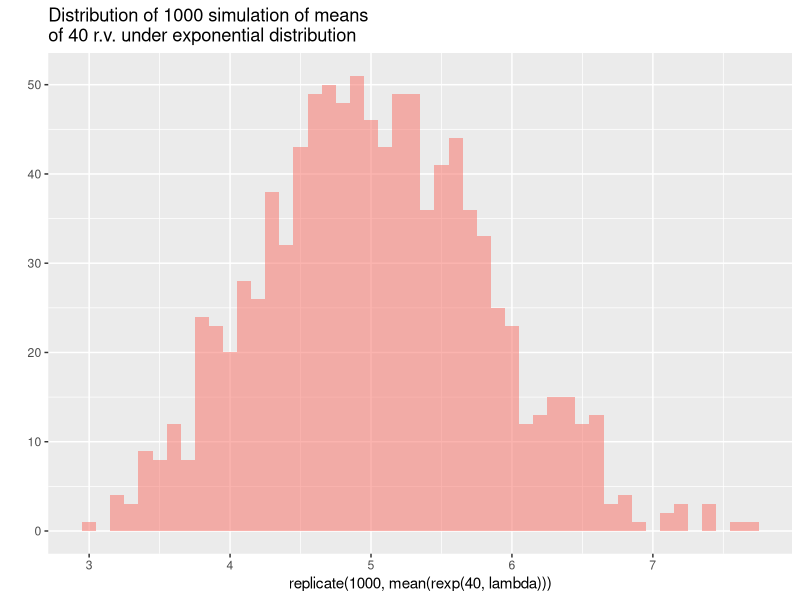
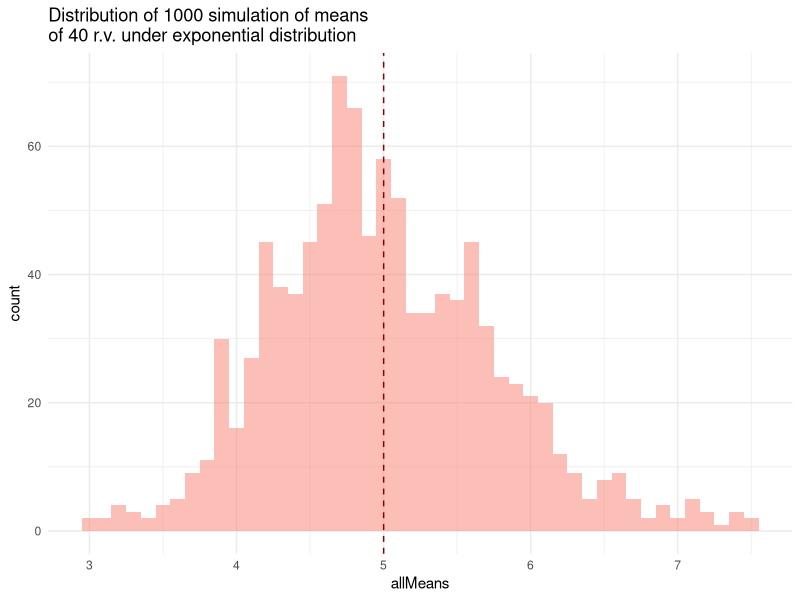
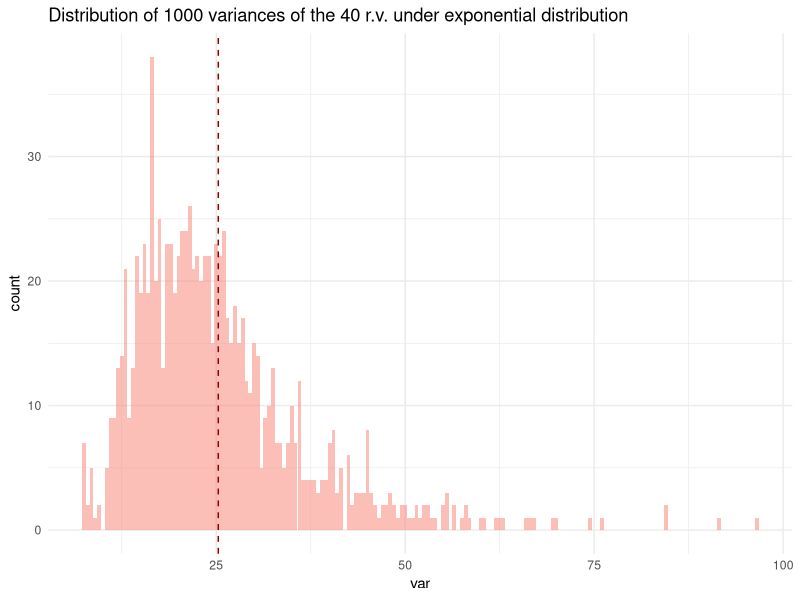
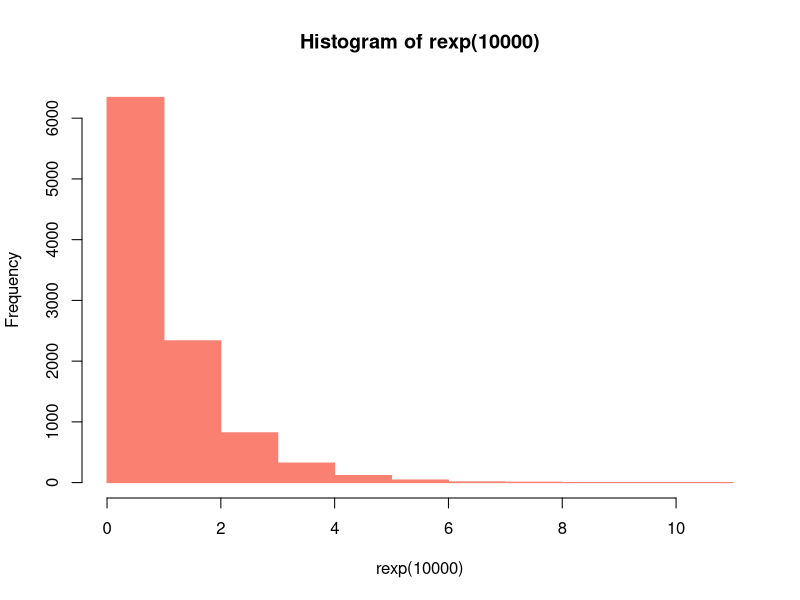
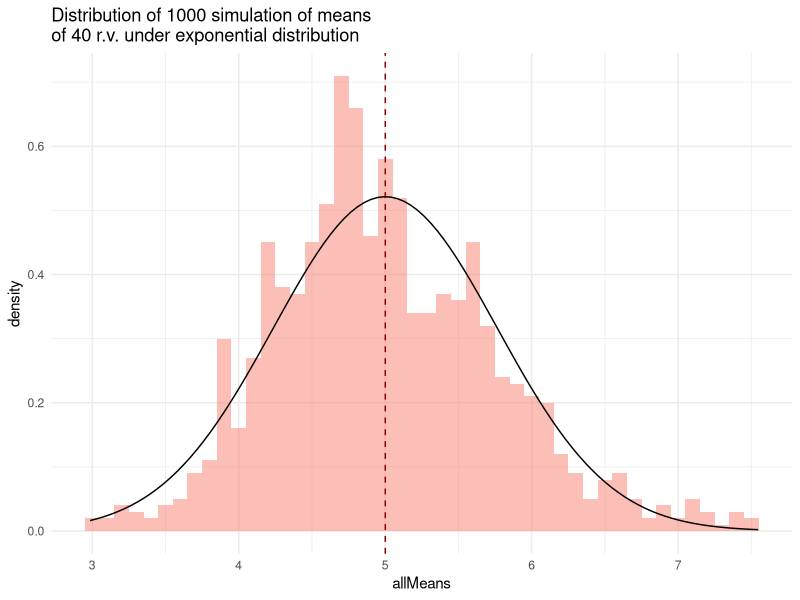

The R source for these figures, in order:
## ---- chunk 1
knitr::opts_chunk$set(echo = TRUE)
## ---- chunk 2
 if(!require(ggplot2)) install.packages("ggplot2",repos = "http://cran.us.r-project.org")
  library("ggplot2")
  lambda <- 0.2
  n <- 40
  no.sim <- 1000
  # a quick plot to see how 1000 simulations of 40 exponential r.v. looks like
  mainPlot <- qplot(replicate(1000, mean(rexp(40, lambda))),
                    binwidth=0.1, 
                    fill='salmon', alpha = 0.5,
                    show.legend=FALSE,
                    main = 'Distribution of 1000 simulation of means \nof 40 r.v. under exponential distribution') 
  mainPlot
## ---- chunk 3
    # create matrix of simulations 
    expoMatrix <- matrix(replicate(no.sim,rexp(n, lambda)), nrow = 1000, ncol = 40, byrow = TRUE) # 1000 simulation of 'expo'
    # create dataframe for use in ggplot
    expo.df <- data.frame(allMeans=apply(expoMatrix, 1,mean))
    mean <- apply(expo.df, 2, mean)
    # create a frequency histogram
    ggplot(data=expo.df, aes(x=allMeans)) + 
        geom_histogram(binwidth =.1, fill='salmon', alpha=0.5) + 
        geom_vline(xintercept = mean, color='darkred',linetype='dashed') + 
        ggtitle('Distribution of 1000 simulation of means \nof 40 r.v. under exponential distribution') + 
        theme(plot.title = element_text(size = 10)) + 
        theme_minimal()
    # the mean of simulation is close to the theoretical mean of exponentials
## ---- chunk 4
    # create dataframe for ggplot from the existing matrix 
    var.df <- data.frame(var=apply(expoMatrix, 1, var))
    # calculate mean of all variances 
    meanVar <- apply(var.df, 2, mean)
    # create histogram and dashed line to indicate mean of variances
    ggplot(data=var.df, aes(x=var)) + 
        geom_histogram(binwidth =.5, fill='salmon', alpha=0.5) + 
        geom_vline(xintercept = meanVar, color='darkred',linetype='dashed') + 
        ggtitle('Distribution of 1000 variances of the 40 r.v. under exponential distribution') + 
        theme(plot.title = element_text(size = 10)) + 
        theme_minimal()
## ---- chunk 5
    # Distribution of 10000 exponentials
    hist(rexp(10000), col='salmon', border = 'salmon')
    # Distribution of 1000 means of 40 exponentials with normal curve overlayed 
    ggplot(data=expo.df, aes(x=allMeans)) + 
        geom_histogram(aes(y=..density..), binwidth =.1, fill='salmon', alpha=0.5) + 
        geom_vline(xintercept = mean, color='darkred',linetype='dashed') + 
        ggtitle('Distribution of 1000 simulation of means \nof 40 r.v. under exponential distribution') + 
        theme(plot.title = element_text(size = 10)) + theme_minimal() + 
        stat_function(fun=dnorm, args= list(mean=apply(expo.df,2,mean), sd=apply(expo.df, 2, sd)))
    
